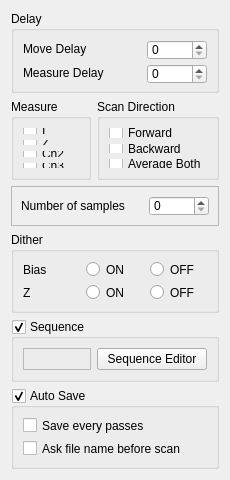
<?xml version="1.0" encoding="UTF-8"?>
<ui version="4.0">
 <class>AdvanceOption</class>
 <widget class="QWidget" name="AdvanceOption">
  <property name="geometry">
   <rect>
    <x>0</x>
    <y>0</y>
    <width>230</width>
    <height>480</height>
   </rect>
  </property>
  <property name="sizePolicy">
   <sizepolicy hsizetype="Fixed" vsizetype="Fixed">
    <horstretch>0</horstretch>
    <verstretch>0</verstretch>
   </sizepolicy>
  </property>
  <property name="minimumSize">
   <size>
    <width>230</width>
    <height>480</height>
   </size>
  </property>
  <property name="windowTitle">
   <string>Advance Option</string>
  </property>
  <layout class="QGridLayout" name="gridLayout_7">
   <item row="0" column="0" colspan="2">
    <widget class="QGroupBox" name="groupBox">
     <property name="title">
      <string>Delay</string>
     </property>
     <layout class="QGridLayout" name="gridLayout">
      <item row="0" column="0">
       <widget class="QLabel" name="label">
        <property name="text">
         <string>Move Delay</string>
        </property>
       </widget>
      </item>
      <item row="0" column="1">
       <widget class="QSpinBox" name="spinBox_MoveDelay_AdvOption">
        <property name="sizePolicy">
         <sizepolicy hsizetype="Fixed" vsizetype="Fixed">
          <horstretch>0</horstretch>
          <verstretch>0</verstretch>
         </sizepolicy>
        </property>
        <property name="minimumSize">
         <size>
          <width>60</width>
          <height>20</height>
         </size>
        </property>
       </widget>
      </item>
      <item row="1" column="0">
       <widget class="QLabel" name="label_2">
        <property name="text">
         <string>Measure Delay</string>
        </property>
       </widget>
      </item>
      <item row="1" column="1">
       <widget class="QSpinBox" name="spinBox_MeasureDelay_AdvOption">
        <property name="sizePolicy">
         <sizepolicy hsizetype="Fixed" vsizetype="Fixed">
          <horstretch>0</horstretch>
          <verstretch>0</verstretch>
         </sizepolicy>
        </property>
        <property name="minimumSize">
         <size>
          <width>60</width>
          <height>20</height>
         </size>
        </property>
       </widget>
      </item>
     </layout>
    </widget>
   </item>
   <item row="1" column="0">
    <widget class="QGroupBox" name="groupBox_2">
     <property name="title">
      <string>Measure</string>
     </property>
     <layout class="QGridLayout" name="gridLayout_2">
      <item row="0" column="0">
       <widget class="QCheckBox" name="checkBox_MeasureI_AdvOption">
        <property name="sizePolicy">
         <sizepolicy hsizetype="Preferred" vsizetype="Fixed">
          <horstretch>0</horstretch>
          <verstretch>0</verstretch>
         </sizepolicy>
        </property>
        <property name="text">
         <string>I</string>
        </property>
       </widget>
      </item>
      <item row="1" column="0">
       <widget class="QCheckBox" name="checkBox_MeasureZ_AdvOption">
        <property name="sizePolicy">
         <sizepolicy hsizetype="Preferred" vsizetype="Fixed">
          <horstretch>0</horstretch>
          <verstretch>0</verstretch>
         </sizepolicy>
        </property>
        <property name="text">
         <string>Z</string>
        </property>
       </widget>
      </item>
      <item row="2" column="0">
       <widget class="QCheckBox" name="checkBox_MeasureCh2_AdvOption">
        <property name="sizePolicy">
         <sizepolicy hsizetype="Preferred" vsizetype="Fixed">
          <horstretch>0</horstretch>
          <verstretch>0</verstretch>
         </sizepolicy>
        </property>
        <property name="text">
         <string>Ch2</string>
        </property>
       </widget>
      </item>
      <item row="3" column="0">
       <widget class="QCheckBox" name="checkBox_MeasureCh3_AdvOption">
        <property name="sizePolicy">
         <sizepolicy hsizetype="Preferred" vsizetype="Fixed">
          <horstretch>0</horstretch>
          <verstretch>0</verstretch>
         </sizepolicy>
        </property>
        <property name="text">
         <string>Ch3</string>
        </property>
       </widget>
      </item>
     </layout>
    </widget>
   </item>
   <item row="1" column="1">
    <widget class="QGroupBox" name="groupBox_3">
     <property name="title">
      <string>Scan Direction</string>
     </property>
     <layout class="QGridLayout" name="gridLayout_3">
      <item row="0" column="0">
       <widget class="QCheckBox" name="checkBox_ScanForward_AdvOption">
        <property name="sizePolicy">
         <sizepolicy hsizetype="Preferred" vsizetype="Fixed">
          <horstretch>0</horstretch>
          <verstretch>0</verstretch>
         </sizepolicy>
        </property>
        <property name="text">
         <string>Forward</string>
        </property>
       </widget>
      </item>
      <item row="1" column="0">
       <widget class="QCheckBox" name="checkBox_ScanBackward_AdvOption">
        <property name="sizePolicy">
         <sizepolicy hsizetype="Preferred" vsizetype="Fixed">
          <horstretch>0</horstretch>
          <verstretch>0</verstretch>
         </sizepolicy>
        </property>
        <property name="text">
         <string>Backward</string>
        </property>
       </widget>
      </item>
      <item row="2" column="0">
       <widget class="QCheckBox" name="checkBox_ScanAvg_AdvOption">
        <property name="sizePolicy">
         <sizepolicy hsizetype="Minimum" vsizetype="Fixed">
          <horstretch>0</horstretch>
          <verstretch>0</verstretch>
         </sizepolicy>
        </property>
        <property name="text">
         <string>Average Both</string>
        </property>
       </widget>
      </item>
     </layout>
    </widget>
   </item>
   <item row="2" column="0" colspan="2">
    <widget class="QFrame" name="frame">
     <property name="frameShape">
      <enum>QFrame::StyledPanel</enum>
     </property>
     <property name="frameShadow">
      <enum>QFrame::Raised</enum>
     </property>
     <layout class="QGridLayout" name="gridLayout_4">
      <item row="0" column="0">
       <widget class="QLabel" name="label_3">
        <property name="text">
         <string>Number of samples</string>
        </property>
       </widget>
      </item>
      <item row="0" column="1">
       <widget class="QSpinBox" name="spinBox_NumofSamples_AdvOption">
        <property name="sizePolicy">
         <sizepolicy hsizetype="Fixed" vsizetype="Fixed">
          <horstretch>0</horstretch>
          <verstretch>0</verstretch>
         </sizepolicy>
        </property>
        <property name="minimumSize">
         <size>
          <width>60</width>
          <height>20</height>
         </size>
        </property>
        <property name="maximum">
         <number>4095</number>
        </property>
       </widget>
      </item>
     </layout>
    </widget>
   </item>
   <item row="3" column="0" colspan="2">
    <widget class="QGroupBox" name="groupBox_4">
     <property name="title">
      <string>Dither</string>
     </property>
     <layout class="QGridLayout" name="gridLayout_5">
      <item row="0" column="0">
       <widget class="QLabel" name="label_4">
        <property name="text">
         <string>Bias</string>
        </property>
       </widget>
      </item>
      <item row="0" column="1">
       <widget class="QRadioButton" name="radioButton_BiasON_AdvOption">
        <property name="text">
         <string>ON</string>
        </property>
       </widget>
      </item>
      <item row="0" column="2">
       <widget class="QRadioButton" name="radioButton_BiasOFF_AdvOption">
        <property name="text">
         <string>OFF</string>
        </property>
       </widget>
      </item>
      <item row="1" column="0">
       <widget class="QLabel" name="label_5">
        <property name="text">
         <string>Z</string>
        </property>
       </widget>
      </item>
      <item row="1" column="1">
       <widget class="QRadioButton" name="radioButton_ZON_AdvOption">
        <property name="text">
         <string>ON</string>
        </property>
       </widget>
      </item>
      <item row="1" column="2">
       <widget class="QRadioButton" name="radioButton_ZOFF_AdvOption">
        <property name="text">
         <string>OFF</string>
        </property>
       </widget>
      </item>
     </layout>
    </widget>
   </item>
   <item row="4" column="0" colspan="2">
    <widget class="QGroupBox" name="groupBox_Seq_AdvOption">
     <property name="title">
      <string>Sequence</string>
     </property>
     <property name="checkable">
      <bool>true</bool>
     </property>
     <layout class="QGridLayout" name="gridLayout_8">
      <item row="0" column="0">
       <widget class="QLabel" name="label_Seq_AdvOption">
        <property name="frameShape">
         <enum>QFrame::StyledPanel</enum>
        </property>
        <property name="frameShadow">
         <enum>QFrame::Sunken</enum>
        </property>
        <property name="text">
         <string/>
        </property>
       </widget>
      </item>
      <item row="0" column="1">
       <widget class="QPushButton" name="pushButton_SeqEditor_AdvOption">
        <property name="sizePolicy">
         <sizepolicy hsizetype="Minimum" vsizetype="Fixed">
          <horstretch>0</horstretch>
          <verstretch>0</verstretch>
         </sizepolicy>
        </property>
        <property name="minimumSize">
         <size>
          <width>110</width>
          <height>0</height>
         </size>
        </property>
        <property name="text">
         <string>Sequence Editor</string>
        </property>
       </widget>
      </item>
     </layout>
    </widget>
   </item>
   <item row="5" column="0" colspan="2">
    <widget class="QGroupBox" name="groupBox_AutoSave_AdvOption">
     <property name="title">
      <string>Auto Save</string>
     </property>
     <property name="checkable">
      <bool>true</bool>
     </property>
     <layout class="QGridLayout" name="gridLayout_6">
      <item row="0" column="0">
       <widget class="QCheckBox" name="checkBox_SaveEveryPasses_AdvOption">
        <property name="text">
         <string>Save every passes</string>
        </property>
       </widget>
      </item>
      <item row="1" column="0">
       <widget class="QCheckBox" name="checkBox_AskFileName_AdvOption">
        <property name="text">
         <string>Ask file name before scan</string>
        </property>
       </widget>
      </item>
     </layout>
    </widget>
   </item>
  </layout>
 </widget>
 <resources/>
 <connections/>
</ui>
